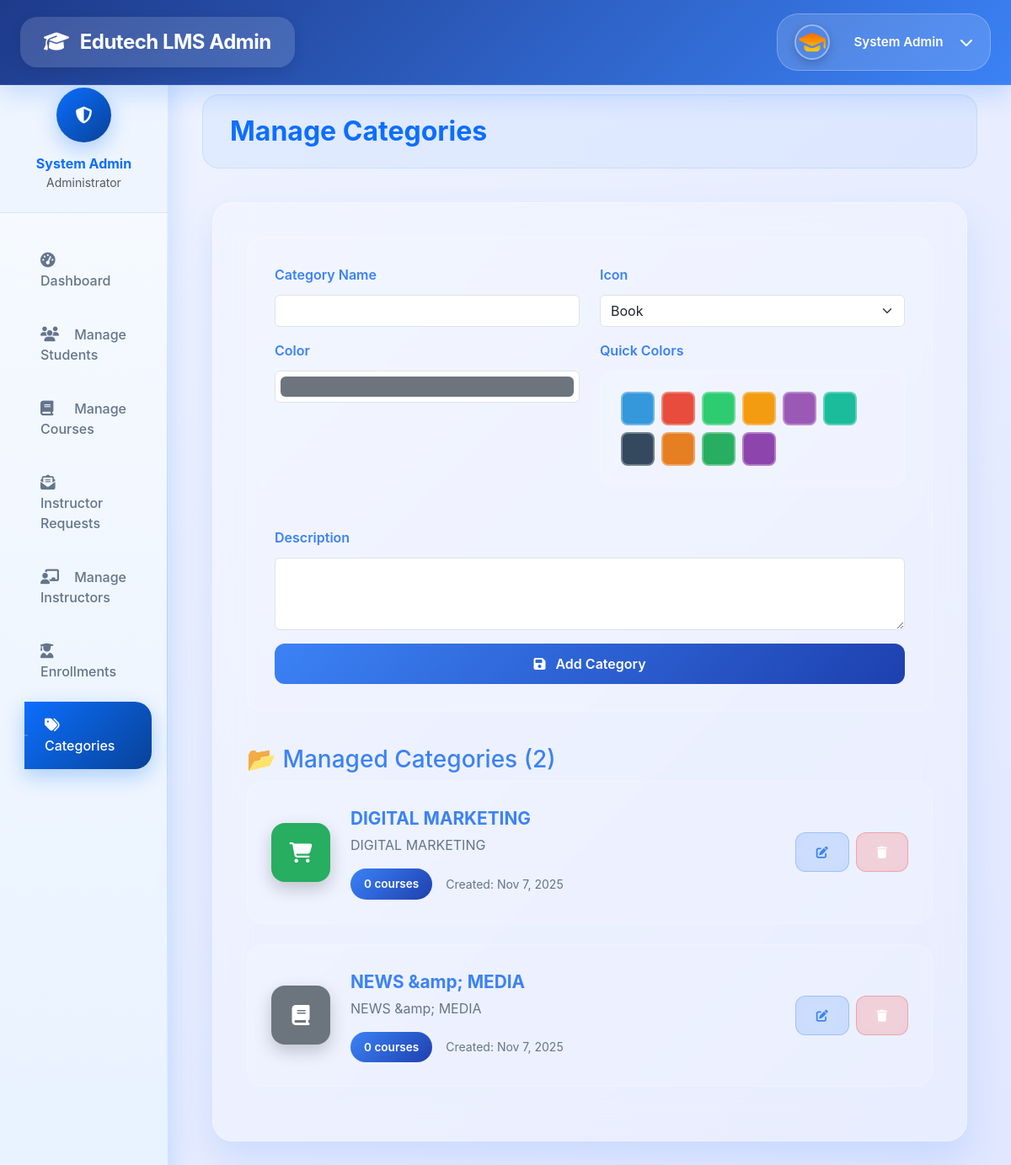
The page /admin/categories.php (signed in) on the database as committed earlier.
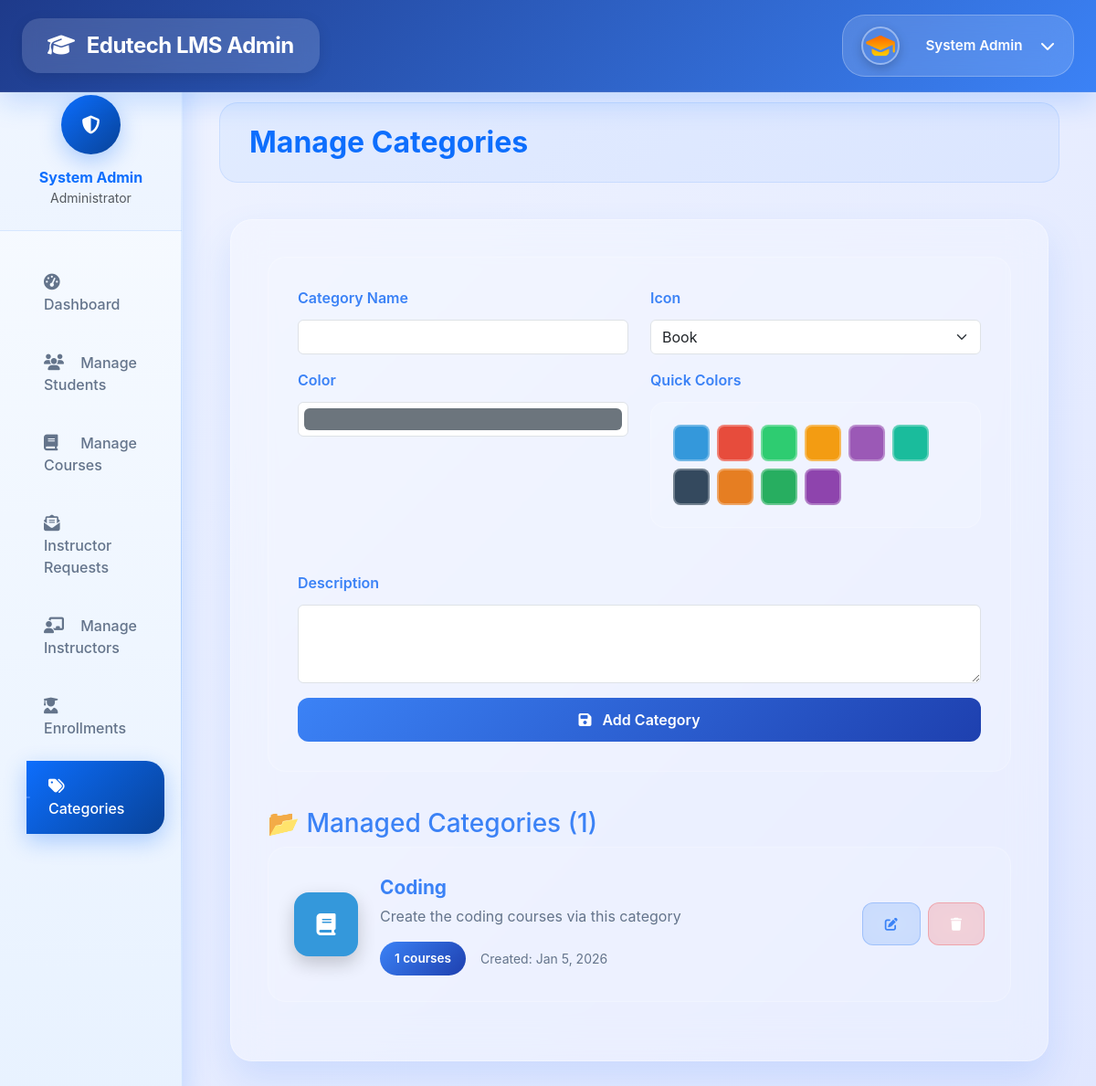
The same page on the database as committed later.
### tables this page shows
CREATE TABLE `categories` (
  `id` int(11) NOT NULL,
  `name` varchar(100) NOT NULL,
  `description` text DEFAULT NULL,
  `color` varchar(7) DEFAULT '#6c757d',
  `icon` varchar(50) DEFAULT 'folder',
  `course_count` int(11) DEFAULT 0,
  `created_at` timestamp NOT NULL DEFAULT current_timestamp(),
  `updated_at` timestamp NOT NULL DEFAULT current_timestamp() ON UPDATE current_timestamp()
);

### admin/categories.php (the view, shortened to what this page needs)
<?php
$admin_pageTitle = "Manage Categories";
require_once 'admin_header.php';
$admin_pdo->exec("
    CREATE TABLE IF NOT EXISTS categories (
        id INT AUTO_INCREMENT PRIMARY KEY,
        name VARCHAR(100) UNIQUE NOT NULL,
        description TEXT,
        color VARCHAR(7) DEFAULT '#6c757d',
        icon VARCHAR(50) DEFAULT 'folder',
        course_count INT DEFAULT 0,
        created_at TIMESTAMP DEFAULT CURRENT_TIMESTAMP,
        updated_at TIMESTAMP DEFAULT CURRENT_TIMESTAMP ON UPDATE CURRENT_TIMESTAMP
    )
");
$categories = $admin_pdo->query("SELECT * FROM categories ORDER BY name")->fetchAll();
$categoryUsageStmt = $admin_pdo->query("
    SELECT category, COUNT(*) as course_count
    FROM courses
    WHERE category IS NOT NULL AND category != ''
    GROUP BY category
");
$categoryUsage = $categoryUsageStmt->fetchAll(PDO::FETCH_KEY_PAIR);
$availableIcons = ['book', 'code', 'paint-brush', 'chart-line', 'camera', 'music', 'briefcase', 'heartbeat', 'language', 'calculator', 'flask', 'globe', 'mobile', 'database', 'shopping-cart'];
$availableColors = ['#3498db', '#e74c3c', '#2ecc71', '#f39c12', '#9b59b6', '#1abc9c', '#34495e', '#e67e22', '#27ae60', '#8e44ad'];
$editingCategory = null;
?>
<div class="container-fluid">
    <div class="categories-card">
            <div class="category-form">
                <form method="POST">
                    <div class="row">
                        <div class="col-md-6 mb-3">
                            <label for="name" class="form-label">Category Name</label>
                            <input type="text" class="form-control" id="name" name="name"
                                value="<?= $editingCategory ? htmlspecialchars($editingCategory['name']) : '' ?>"
                                required>
                        </div>
                        <div class="col-md-6 mb-3">
                            <label for="icon" class="form-label">Icon</label>
                            <select class="form-select" id="icon" name="icon">
                                <?php foreach ($availableIcons as $icon): ?>
                                    <option value="<?= $icon ?>" <?= ($editingCategory && $editingCategory['icon'] == $icon) ? 'selected' : '' ?>>
                                        <?= ucfirst(str_replace('-', ' ', $icon)) ?>
                                    </option>
                                <?php endforeach; ?>
                            </select>
                        </div>
                    </div>
                    <div class="row">
                        <div class="col-md-6 mb-3">
                            <label for="color" class="form-label">Color</label>
                            <input type="color" class="form-control form-control-color w-100" id="color" name="color"
                                value="<?= $editingCategory ? $editingCategory['color'] : '#6c757d' ?>"
                                title="Choose color">
                        </div>
                        <div class="col-md-6 mb-3">
                            <label class="form-label">Quick Colors</label>
                            <div class="color-palette">
                                <div class="d-flex flex-wrap gap-2">
                                    <?php foreach ($availableColors as $color): ?>
                                        <div class="color-swatch" style="background: <?= $color ?>;"
                                            onclick="document.getElementById('color').value = '<?= $color ?>';"></div>
                                    <?php endforeach; ?>
                                </div>
                            </div>
                        </div>
                    </div>
                    <div class="mb-3">
                        <label for="description" class="form-label">Description</label>
                        <textarea class="form-control" id="description" name="description"
                            rows="3"><?= $editingCategory ? htmlspecialchars($editingCategory['description']) : '' ?></textarea>
                    </div>
                    <div class="d-flex gap-2">
                        <button type="submit" name="<?= $editingCategory ? 'update_category' : 'add_category' ?>"
                            class="btn btn-primary flex-fill">
                            <i class="fas fa-save me-2"></i>
                            <?= $editingCategory ? 'Update Category' : 'Add Category' ?>
                        </button>
                    </div>
                </form>
            </div>
            <?php if (!empty($categories)): ?>
                <div class="mb-4">
                    <h3 style="color: var(--primary-blue);">📂 Managed Categories (<?= count($categories) ?>)</h3>
                    <?php foreach ($categories as $category): ?>
                        <div class="category-item">
                            <div class="category-icon" style="background: <?= $category['color'] ?>">
                                <i class="fas fa-<?= $category['icon'] ?>"></i>
                            </div>
                            <div class="category-info">
                                <div class="category-name"><?= htmlspecialchars($category['name']) ?></div>
                                <div class="category-description">
                                    <?= htmlspecialchars($category['description'] ?: 'No description') ?>
                                </div>
                                <div class="category-stats">
                                    <span class="usage-badge">
                                        <?= $categoryUsage[$category['name']] ?? 0 ?> courses
                                    </span>
                                    <small style="color: #64748b;">
                                        Created: <?= date('M j, Y', strtotime($category['created_at'])) ?>
                                    </small>
                                </div>
                            </div>
                            <div class="d-flex gap-2">
                                <a href="?action=edit&id=<?= $category['id'] ?>" class="btn btn-outline-primary btn-sm">
                                    <i class="fas fa-edit"></i>
                                </a>
                                <a href="?action=delete&id=<?= $category['id'] ?>" class="btn btn-outline-danger btn-sm"
                                    onclick="return confirm('Are you sure you want to delete <?= htmlspecialchars($category['name']) ?>?')">
                                    <i class="fas fa-trash"></i>
                                </a>
                            </div>
                        </div>
                    <?php endforeach; ?>
                <?php endif; ?>
            </div>
        </div>
</div>
<?php require_once 'admin_footer.php'; ?>

### admin/admin_header.php (shortened to what this page needs)
<?php
require_once __DIR__ . '/../config/database.php';
$adminId = $_SESSION['admin_id'];
$stmt = $admin_pdo->prepare("SELECT profile_picture, first_name, last_name FROM admins WHERE id = ?");
$stmt->execute([$adminId]);
$admin = $stmt->fetch(PDO::FETCH_ASSOC);
$profilePath = __DIR__ . "/uploads/admins/" . $admin['profile_picture'];
$adminProfile = (!empty($admin['profile_picture']) && file_exists($profilePath))
    ? "uploads/admins/" . htmlspecialchars($admin['profile_picture'])
    : "uploads/admins/default_admin.png";
$adminName = htmlspecialchars($admin['first_name'] . ' ' . $admin['last_name']);
$admin_pageTitle = $admin_pageTitle ?? "Admin Panel";
?>
<!DOCTYPE html>
<html lang="en">
<head>
    <link href="https://cdn.jsdelivr.net/npm/bootstrap@5.3.0/dist/css/bootstrap.min.css" rel="stylesheet">
    <link href="https://cdnjs.cloudflare.com/ajax/libs/font-awesome/6.4.0/css/all.min.css" rel="stylesheet">
</head>
<body>
    <nav class="navbar navbar-expand-lg navbar-dark admin-navbar fixed-top">
        <div class="container-fluid px-4">
            <a class="navbar-brand fw-bold" href="index.php">
                <i class="fas fa-graduation-cap me-2"></i>
                Edutech LMS Admin
            </a>
            <div class="dropdown ms-auto">
                <a class="btn d-flex align-items-center text-white" id="adminDropdown" href="#" role="button"
                    data-bs-toggle="dropdown" aria-expanded="false">
                    <img src="<?php echo $adminProfile; ?>" alt="Admin" class="me-3">
                    <span><?php echo substr($adminName, 0, 20); ?></span>
                    <i class="fas fa-chevron-down ms-2"></i>
                </a>
            </div>
        </div>
    </nav>
    <div class="container-fluid mt-5 pt-4">
        <div class="row">
            <div class="col-lg-2 col-md-3 admin-sidebar px-0">
                <div class="sidebar-header">
                    <div class="sidebar-avatar mb-3">
                        <i class="fas fa-shield-alt text-white fa-lg"></i>
                    </div>
                    <h6 class="fw-bold text-primary mb-0"><?php echo substr($adminName, 0, 15); ?></h6>
                    <small class="text-muted">Administrator</small>
                </div>
                <nav class="nav flex-column px-2">
                    <a class="nav-link <?php echo basename($_SERVER['PHP_SELF']) == 'index.php' ? 'active' : ''; ?>"
                        href="index.php">
                        <i class="fas fa-tachometer-alt"></i>
                        <span>Dashboard</span>
                    </a>
                    <a class="nav-link <?php echo basename($_SERVER['PHP_SELF']) == 'users.php' ? 'active' : ''; ?>"
                        href="users.php">
                        <i class="fas fa-users"></i>
                        <span>Manage Students</span>
                    </a>
                    <a class="nav-link <?php echo basename($_SERVER['PHP_SELF']) == 'courses.php' ? 'active' : ''; ?>"
                        href="courses.php">
                        <i class="fas fa-book"></i>
                        <span>Manage Courses</span>
                    </a>
                    <a class="nav-link <?php echo basename($_SERVER['PHP_SELF']) == 'instructor_requests.php' ? 'active' : ''; ?>"
                        href="instructor_requests.php">
                        <i class="fas fa-envelope-open-text"></i>
                        <span>Instructor Requests</span>
                    </a>
                    <a class="nav-link <?php echo basename($_SERVER['PHP_SELF']) == 'instructors.php' ? 'active' : ''; ?>"
                        href="instructors.php">
                        <i class="fas fa-chalkboard-teacher"></i>
                        <span>Manage Instructors</span>
                    </a>
                    <a class="nav-link <?php echo basename($_SERVER['PHP_SELF']) == 'enrollments.php' ? 'active' : ''; ?>"
                        href="enrollments.php">
                        <i class="fas fa-user-graduate"></i>
                        <span>Enrollments</span>
                    </a>
                    <a class="nav-link <?php echo basename($_SERVER['PHP_SELF']) == 'categories.php' ? 'active' : ''; ?>"
                        href="categories.php">
                        <i class="fas fa-tags"></i>
                        <span>Categories</span>
                    </a>
                </nav>
            </div>
            <main class="col-lg-10 col-md-9 main-content">
                <?php if (isset($admin_pageTitle)): ?>
                    <div class="page-title">
                        <h1 class="h2 fw-bold text-primary mb-0">
                            <?php echo $admin_pageTitle; ?>
                        </h1>
                    </div>
                <?php endif; ?>

### admin/admin_footer.php (shortened to what this page needs)
            </div>
        </div>
</body>
</html>

### admin/admin_header.php (style rules this page uses)
:root { --primary-blue: #0d6efd; --blue-gradient: linear-gradient(135deg, #0d6efd 0%, #0a58ca 50%, #084298 100%); --sidebar-bg: linear-gradient(180deg, #f8fbff 0%, #e8f2ff 100%); --sidebar-hover: rgba(13, 110, 253, 0.08); --sidebar-active: var(--blue-gradient); --navbar-gradient: linear-gradient(135deg, #1e3a8a 0%, #3b82f6 100%); --glass-bg: rgba(255, 255, 255, 0.92); --shadow-blue: 0 10px 30px rgba(13, 110, 253, 0.2); --shadow-hover: 0 20px 40px rgba(13, 110, 253, 0.3); }
body { background: linear-gradient(135deg, #f0f4ff 0%, #e0e7ff 100%); min-height: 100vh; font-family: -apple-system, BlinkMacSystemFont, 'Segoe UI', Roboto, sans-serif; }
.admin-navbar { background: var(--navbar-gradient) !important; backdrop-filter: blur(20px); box-shadow: var(--shadow-blue); padding: 1rem 0; border-bottom: 1px solid rgba(255, 255, 255, 0.1); }
.navbar-brand { font-weight: 800; font-size: 1.5rem; letter-spacing: -0.5px; background: rgba(255, 255, 255, 0.15); padding: 0.75rem 1.75rem !important; border-radius: 20px; backdrop-filter: blur(10px); box-shadow: 0 4px 15px rgba(0, 0, 0, 0.1); transition: all 0.3s ease; }
#adminDropdown { display: flex; align-items: center; gap: 12px; padding: 12px 20px; border-radius: 25px; background: rgba(255, 255, 255, 0.15); backdrop-filter: blur(15px); border: 1px solid rgba(255, 255, 255, 0.25); transition: all 0.3s cubic-bezier(0.4, 0, 0.2, 1); color: white; text-decoration: none; font-weight: 500; }
#adminDropdown img { width: 42px; height: 42px; border-radius: 50%; object-fit: cover; border: 2px solid rgba(255, 255, 255, 0.4); box-shadow: 0 4px 12px rgba(0, 0, 0, 0.2); }
#adminDropdown span { font-weight: 600; font-size: 0.95rem; white-space: nowrap; }
.admin-sidebar { min-height: calc(100vh - 80px); background: var(--sidebar-bg); backdrop-filter: blur(20px); border-right: 1px solid rgba(13, 110, 253, 0.1); box-shadow: var(--shadow-blue); position: sticky; top: 80px; }
.admin-sidebar::before { content: ''; position: absolute; top: 0; right: 0; height: 100%; width: 1px; background: linear-gradient(to bottom, transparent, rgba(13, 110, 253, 0.3), transparent); }
.sidebar-header { padding: 2rem 1.5rem 1.5rem; text-align: center; background: rgba(13, 110, 253, 0.03); border-bottom: 1px solid rgba(13, 110, 253, 0.1); margin-bottom: 1.5rem; }
.sidebar-avatar { width: 65px; height: 65px; border-radius: 50%; background: var(--blue-gradient); display: inline-flex; align-items: center; justify-content: center; margin-bottom: 0.75rem; box-shadow: 0 8px 25px rgba(13, 110, 253, 0.3); }
.admin-sidebar .nav-link { color: #64748b; padding: 1rem 1.5rem; border-radius: 0 20px 20px 0; margin: 0.25rem 1rem; font-weight: 500; transition: all 0.3s cubic-bezier(0.4, 0, 0.2, 1); position: relative; overflow: hidden; }
.admin-sidebar .nav-link::before { content: ''; position: absolute; left: 0; top: 50%; transform: translateY(-50%) scaleX(0); height: 2px; width: 4px; background: var(--primary-blue); transition: transform 0.3s ease; border-radius: 0 2px 2px 0; }
.admin-sidebar .nav-link i { width: 22px; margin-right: 14px; font-size: 1.1rem; transition: transform 0.3s ease; }
.admin-sidebar .nav-link.active { background: var(--sidebar-active); color: white; box-shadow: 0 8px 25px rgba(13, 110, 253, 0.3); transform: translateX(5px); }
.admin-sidebar .nav-link.active::before { transform: translateY(-50%) scaleX(1); }
.main-content { padding: 2.5rem; min-height: 100vh; }
.page-title { background: rgba(13, 110, 253, 0.05); border: 1px solid rgba(13, 110, 253, 0.1); border-radius: 20px; padding: 1.5rem 2rem; margin-bottom: 2.5rem; }

Rows that differ between the two databases and show on the page:
removed categories: name "DIGITAL MARKETING", description "DIGITAL MARKETING", name "0", created_at "Nov 7, 2025"
removed categories: name "NEWS &amp; MEDIA", description "NEWS &amp; MEDIA", name "0", created_at "Nov 7, 2025"
added categories: name "Coding", description "Create the coding courses via this category", name "1", created_at "Jan 5, 2026"
Other text that changed with them:
count($categories): "2" → "1"
